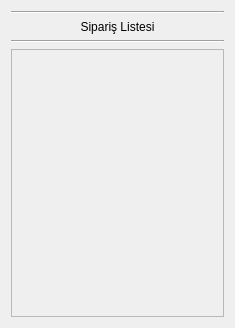
<?xml version="1.0" encoding="UTF-8"?>
<ui version="4.0">
 <class>OrderList</class>
 <widget class="QDialog" name="OrderList">
  <property name="geometry">
   <rect>
    <x>0</x>
    <y>0</y>
    <width>235</width>
    <height>328</height>
   </rect>
  </property>
  <property name="windowTitle">
   <string>Order List</string>
  </property>
  <layout class="QVBoxLayout" name="verticalLayout">
   <item>
    <widget class="Line" name="line">
     <property name="orientation">
      <enum>Qt::Horizontal</enum>
     </property>
    </widget>
   </item>
   <item>
    <widget class="QLabel" name="label">
     <property name="text">
      <string>Sipariş Listesi</string>
     </property>
     <property name="alignment">
      <set>Qt::AlignCenter</set>
     </property>
    </widget>
   </item>
   <item>
    <widget class="Line" name="line_2">
     <property name="orientation">
      <enum>Qt::Horizontal</enum>
     </property>
    </widget>
   </item>
   <item>
    <widget class="QScrollArea" name="scrollArea">
     <property name="widgetResizable">
      <bool>true</bool>
     </property>
     <widget class="QWidget" name="scrollAreaWidgetContents">
      <property name="geometry">
       <rect>
        <x>0</x>
        <y>0</y>
        <width>215</width>
        <height>268</height>
       </rect>
      </property>
      <layout class="QVBoxLayout" name="verticalLayout_4">
       <item>
        <layout class="QVBoxLayout" name="verticalLayout_3"/>
       </item>
       <item>
        <spacer name="verticalSpacer">
         <property name="orientation">
          <enum>Qt::Vertical</enum>
         </property>
         <property name="sizeHint" stdset="0">
          <size>
           <width>20</width>
           <height>40</height>
          </size>
         </property>
        </spacer>
       </item>
      </layout>
     </widget>
    </widget>
   </item>
  </layout>
 </widget>
 <resources/>
 <connections/>
</ui>
